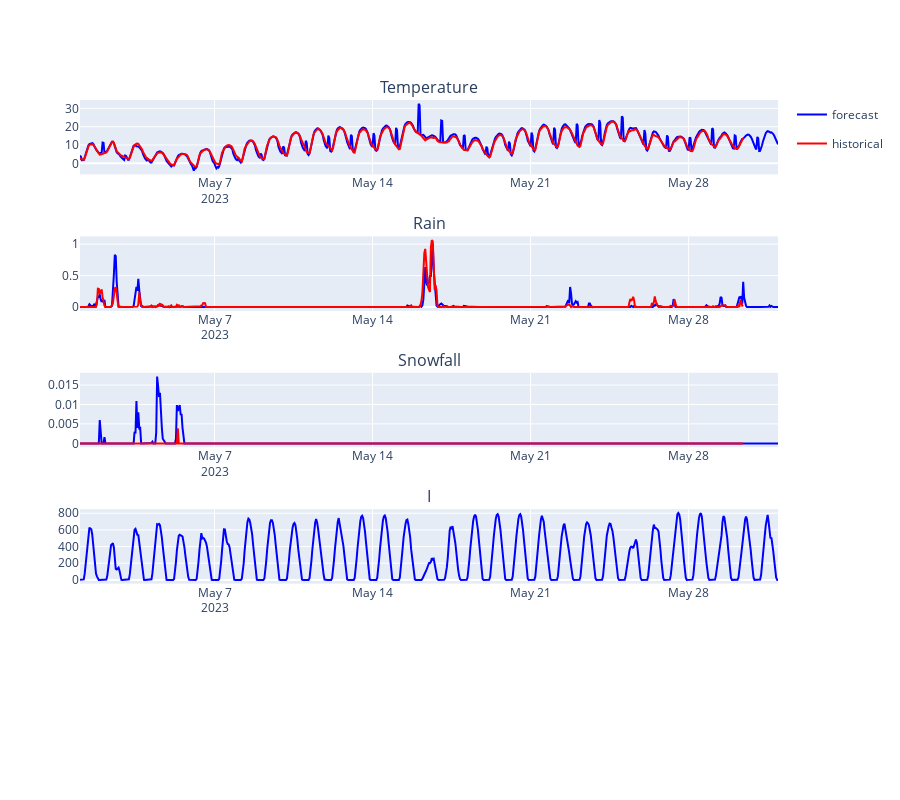

Notebook code for this chart:
### Code cell
def viz_weather_for_month(df, year: int, month: int):
    t_start = pd.Timestamp(year=year, month=month, day=1)
    t_end = t_start + pd.DateOffset(months=1)
    df = df.loc[
        (df["datetime"] > t_start) &
        (df["datetime"] < t_end)
    ]
    
    fig = make_subplots(cols=1, rows=5, subplot_titles=["Temperature", "Rain", "Snowfall", "I"])
    
    # Temperature
    fig.add_trace(
        go.Scatter(x=df["datetime"], y=df["temperature_forecast"], marker_color="blue", name="forecast", legendgroup=1),
        row=1, col=1
    )
    fig.add_trace(
        go.Scatter(x=df["datetime"], y=df["temperature_historical"], marker_color="red", name="historical", legendgroup=2),
        row=1, col=1
    )

    # Rain
    fig.add_trace(
        go.Scatter(x=df["datetime"], y=df["rain_forecast"], marker_color="blue", name="forecast", legendgroup=1, showlegend=False),
        row=2, col=1
    )
    fig.add_trace(
        go.Scatter(x=df["datetime"], y=df["rain_historical"], marker_color="red", name="historical", legendgroup=2, showlegend=False),
        row=2, col=1
    )

    # Snow
    fig.add_trace(
        go.Scatter(x=df["datetime"], y=df["snowfall_forecast"], marker_color="blue", name="forecast", legendgroup=1, showlegend=False),
        row=3, col=1
    )
    fig.add_trace(
        go.Scatter(x=df["datetime"], y=df["snowfall_historical"], marker_color="red", name="historical", legendgroup=2, showlegend=False),
        row=3, col=1
    )

    # I
    fig.add_trace(
        go.Scatter(x=df["datetime"], y=df["surface_solar_radiation_downwards_forecast"], marker_color="blue", name="forecast", legendgroup=1, showlegend=False),
        row=4, col=1
    )

    fig.update_layout(height=800)

    return fig
viz_weather_for_month(df_insp_p, 2023, 5)

### Figure 1 — Plotly figure (JSON) as saved in the notebook; plotly's stock layout.template omitted (floating-point values rounded to 4 significant figures; data arrays with more than 128 entries replaced by an {"elided": "..."} marker saying what was removed)
{"data": [{"legendgroup": "1", "marker": {"color": "blue"}, "name": "forecast", "type": "scatter", "x": {"elided": "743 str values"}, "xaxis": "x", "y": {"elided": "743 float values"}, "yaxis": "y"}, {"legendgroup": "2", "marker": {"color": "red"}, "name": "historical", "type": "scatter", "x": {"elided": "743 str values"}, "xaxis": "x", "y": {"elided": "743 float values"}, "yaxis": "y"}, {"legendgroup": "1", "marker": {"color": "blue"}, "name": "forecast", "showlegend": false, "type": "scatter", "x": {"elided": "743 str values"}, "xaxis": "x2", "y": {"elided": "743 float values"}, "yaxis": "y2"}, {"legendgroup": "2", "marker": {"color": "red"}, "name": "historical", "showlegend": false, "type": "scatter", "x": {"elided": "743 str values"}, "xaxis": "x2", "y": {"elided": "743 float values"}, "yaxis": "y2"}, {"legendgroup": "1", "marker": {"color": "blue"}, "name": "forecast", "showlegend": false, "type": "scatter", "x": {"elided": "743 str values"}, "xaxis": "x3", "y": {"elided": "743 float values"}, "yaxis": "y3"}, {"legendgroup": "2", "marker": {"color": "red"}, "name": "historical", "showlegend": false, "type": "scatter", "x": {"elided": "743 str values"}, "xaxis": "x3", "y": {"elided": "743 float values"}, "yaxis": "y3"}, {"legendgroup": "1", "marker": {"color": "blue"}, "name": "forecast", "showlegend": false, "type": "scatter", "x": {"elided": "743 str values"}, "xaxis": "x4", "y": {"elided": "743 float values"}, "yaxis": "y4"}], "layout": {"annotations": [{"font": {"size": 16}, "showarrow": false, "text": "Temperature", "x": 0.5, "xanchor": "center", "xref": "paper", "y": 1, "yanchor": "bottom", "yref": "paper"}, {"font": {"size": 16}, "showarrow": false, "text": "Rain", "x": 0.5, "xanchor": "center", "xref": "paper", "y": 0.78, "yanchor": "bottom", "yref": "paper"}, {"font": {"size": 16}, "showarrow": false, "text": "Snowfall", "x": 0.5, "xanchor": "center", "xref": "paper", "y": 0.56, "yanchor": "bottom", "yref": "paper"}, {"font": {"size": 16}, "showarrow": false, "text": "I", "x": 0.5, "xanchor": "center", "xref": "paper", "y": 0.34, "yanchor": "bottom", "yref": "paper"}], "height": 800, "xaxis": {"anchor": "y", "domain": [0, 1]}, "xaxis2": {"anchor": "y2", "domain": [0, 1]}, "xaxis3": {"anchor": "y3", "domain": [0, 1]}, "xaxis4": {"anchor": "y4", "domain": [0, 1]}, "xaxis5": {"anchor": "y5", "domain": [0, 1]}, "yaxis": {"anchor": "x", "domain": [0.88, 1]}, "yaxis2": {"anchor": "x2", "domain": [0.66, 0.78]}, "yaxis3": {"anchor": "x3", "domain": [0.44, 0.56]}, "yaxis4": {"anchor": "x4", "domain": [0.22, 0.34]}, "yaxis5": {"anchor": "x5", "domain": [0, 0.12]}}}
